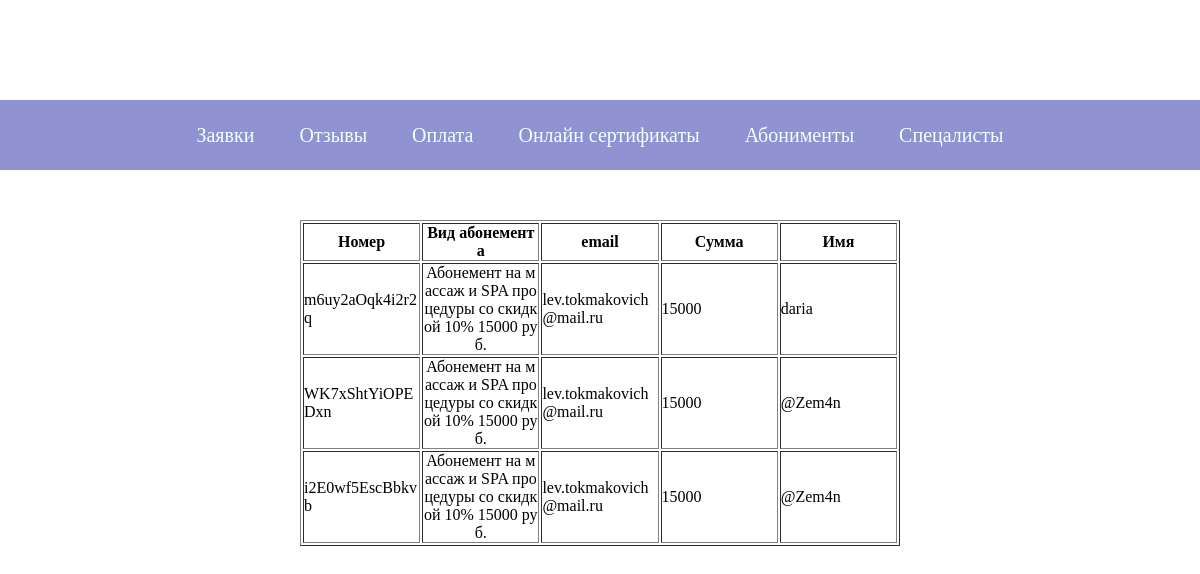
Screenshot of /admin_page/admin_aboniment_page/ (signed in) with the database file from the repository.
### amma/models.py (models this page shows, shortened)
class Aboniment(models.Model):
    id_aboniment = models.AutoField(auto_created=True, primary_key=True)
    aboniment_category = models.CharField(max_length=50)
    email = models.CharField(max_length=50)
    name = models.CharField(max_length=30)
    price = models.IntegerField()
    aboniment_number = models.CharField(max_length=7)

### admin_page/views.py (the view)
# urls.py: path('admin_aboniment_page/', views.admin_aboniment_page, name='admin_aboniment_page'),
def admin_aboniment_page(request):
    if not request.user.is_authenticated:
        return redirect('login_admin_page')
    aboniment_list = Aboniment.objects.all()
    context = {
        'aboniment_list': aboniment_list.order_by('-id_aboniment'),
    }
    return render(request, 'admin_page/aboniment_page.html', context)

### templates/admin_page/aboniment_page.html (shortened to what this page needs)
{% load static %}
<!DOCTYPE html>
<html>
<head>
    <link rel="stylesheet" href="{% static "admin/index.css" %}">
</head>
<body>
    <header>
        <div class="header">
            <ul>
                <li>
                    <a href="{% url "admin_control_page" %}">
                        Заявки
                    </a>
                </li>
                <li>
                    <a href="{% url "admin_reviews_page" %}">
                        Отзывы
                    </a>
                </li>
                <li>
                    <a href="{% url "admin_payment_page" %}">
                        Оплата
                    </a>
                </li>
                <li>
                    <a href="{% url "admin_certificates_page" %}">
                        Онлайн сертификаты
                    </a>
                </li>
                <li>
                    <a href="{% url "admin_aboniment_page" %}">
                        Абонименты
                    </a>
                </li>
                <li>
                    <a href="{% url "workers" %}">
                        Спецалисты
                    </a>
                </li>
            </ul>
        </div>
    </header>
    <div class="table">
        <div class="table_in_box">
            <table border="1">
                <tr>
                    <th class="number">Номер</th>
                    <th class="name">Вид абонемента</th>
                    <th class="phone_number">email</th>
                    <th class="sum">Сумма</th>
                    <th class="category">Имя</th>
                </tr>
                {% for aboniment in aboniment_list%}
                <tr>
                    <td>{{ aboniment.aboniment_number }}</td>
                    <td>{{ aboniment.aboniment_category }}</td>
                    <td>{{ aboniment.email }}</td>
                    <td>{{ aboniment.price }}</td>
                    <td>{{ aboniment.name }}</td>
                </tr>
                {% endfor %}
            </table>
        </div>
    </div>
</body>
</html>

### static/admin_static/index.css (style rules this page uses)
* { padding: 0; margin: 0; }
header { width: 100%; height: 70px; margin-top: 100px; background-color: #9092D2; }
.header { width: 100%; height: 100%; display: flex; justify-content: center; align-items: center; }
li { display: inline; margin-left: 20px; margin-right: 20px; font-size: 20px; }
a { text-decoration: none; color: azure; }
table { table-layout:fixed; width: 100%; word-break: break-all; }
table td { overflow:hidden; }
table td:nth-of-type(1) { width:20%; }
table td:nth-of-type(2) { width:20%; text-align: center; }
table td:nth-of-type(3) { width:60%; }
.table_in_box { width: 50%; display: flex; justify-content: center; }
.table { width: 100%; height: auto; display: flex; justify-content: center; margin-top: 50px; }
td { width: 33%; height: auto; }

### rows the page displays
Aboniment: aboniment_number "m6uy2aOqk4i2r2q", aboniment_category "Абонемент на массаж и SPA процедуры со скидкой 10% 15000 руб.", email "lev.tokmakovich@mail.ru", price "15000", name "daria"
Aboniment: aboniment_number "WK7xShtYiOPEDxn", aboniment_category "Абонемент на массаж и SPA процедуры со скидкой 10% 15000 руб.", email "lev.tokmakovich@mail.ru", price "15000", name "@Zem4n"
Aboniment: aboniment_number "i2E0wf5EscBbkvb", aboniment_category "Абонемент на массаж и SPA процедуры со скидкой 10% 15000 руб.", email "lev.tokmakovich@mail.ru", price "15000", name "@Zem4n"
